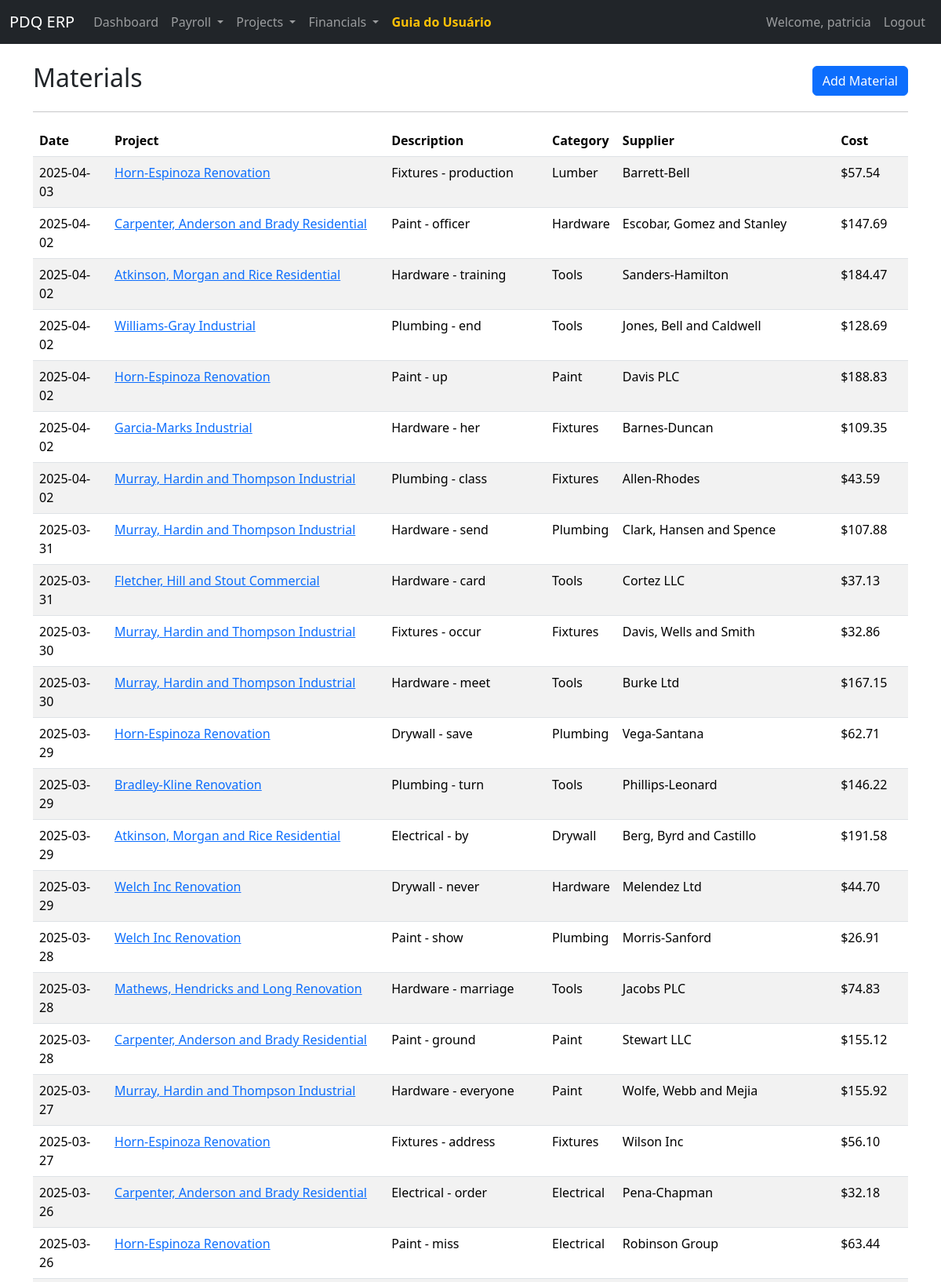
/materials (signed in, upper part), run on the app's committed database.
### models.py (models this page shows, shortened)
class Material(db.Model):
    id = db.Column(db.Integer, primary_key=True)
    project_id = db.Column(db.Integer, db.ForeignKey('project.id', ondelete='CASCADE'), nullable=False)
    description = db.Column(db.String(200), nullable=False)
    supplier = db.Column(db.String(100))
    cost = db.Column(db.Float, nullable=False)
    purchase_date = db.Column(db.Date)
    category = db.Column(db.String(50))
    project = db.relationship('Project', backref=db.backref('materials', cascade='all, delete-orphan'))
    __table_args__ = (
        db.Index('idx_material_project', 'project_id'),
        db.Index('idx_material_category', 'category'),
    )

class Project(db.Model):
    id = db.Column(db.Integer, primary_key=True)
    name = db.Column(db.String(150), nullable=False)
    project_id_str = db.Column(db.String(50), unique=True)
    client_name = db.Column(db.String(100))
    location = db.Column(db.String(200))
    start_date = db.Column(db.Date)
    end_date = db.Column(db.Date)
    contract_value = db.Column(db.Float)
    description = db.Column(db.Text)
    status = db.Column(db.Enum(ProjectStatus), default=ProjectStatus.PENDING, nullable=False)

### app.py (the view)
@app.route('/materials')
@login_required
def materials():
    all_materials = Material.query.join(Project).order_by(Material.purchase_date.desc()).all()
    return render_template('materials.html', materials=all_materials)

### app.py (called while the page is built)
def login_required(f):
    @wraps(f)
    def decorated_function(*args, **kwargs):
        if 'user_id' not in session:
            flash('Please log in to access this page.', 'danger')
            return redirect(url_for('login'))
        return f(*args, **kwargs)
    return decorated_function

### templates/materials.html (shortened to what this page needs)
{% extends "layout.html" %}
{% block content %}
<div class="d-flex justify-content-between align-items-center mb-3">
    <h2>Materials</h2>
    <a href="{{ url_for('add_material') }}" class="btn btn-primary">Add Material</a>
</div>
<hr>
{% if materials %}
<div class="table-responsive">
    <table class="table table-striped table-hover">
        <thead>
            <tr>
                <th>Date</th>
                <th>Project</th>
                <th>Description</th>
                <th>Category</th>
                <th>Supplier</th>
                <th>Cost</th>
            </tr>
        </thead>
        <tbody>
            {% for material in materials %}
            <tr>
                <td>{{ material.purchase_date.strftime('%Y-%m-%d') }}</td>
                <td><a href="{{ url_for('project_detail', id=material.project.id) }}">{{ material.project.name }}</a></td>
                <td>{{ material.description }}</td>
                <td>{{ material.category or 'Not specified' }}</td>
                <td>{{ material.supplier or 'Not specified' }}</td>
                <td>${{ "%.2f"|format(material.cost) }}</td>
            </tr>
            {% endfor %}
        </tbody>
    </table>
</div>
{% else %}
<div class="alert alert-info">
    No materials found. <a href="{{ url_for('add_material') }}" class="alert-link">Add your first material</a>.
</div>
{% endif %}
{% endblock %}

### data on the page
Material: purchase_date "2025-04-03", project.name "Horn-Espinoza Renovation", description "Fixtures - production", category "Lumber", supplier "Barrett-Bell", cost "57.54"
Material: purchase_date "2025-04-02", project.name "Carpenter, Anderson and Brady Residential", description "Paint - officer", category "Hardware", supplier "Escobar, Gomez and Stanley", cost "147.69"
Material: purchase_date "2025-04-02", project.name "Atkinson, Morgan and Rice Residential", description "Hardware - training", category "Tools", supplier "Sanders-Hamilton", cost "184.47"
Material: purchase_date "2025-04-02", project.name "Williams-Gray Industrial", description "Plumbing - end", category "Tools", supplier "Jones, Bell and Caldwell", cost "128.69"
Material: purchase_date "2025-04-02", project.name "Horn-Espinoza Renovation", description "Paint - up", category "Paint", supplier "Davis PLC", cost "188.83"
Material: purchase_date "2025-04-02", project.name "Garcia-Marks Industrial", description "Hardware - her", category "Fixtures", supplier "Barnes-Duncan", cost "109.35"
Material: purchase_date "2025-04-02", project.name "Murray, Hardin and Thompson Industrial", description "Plumbing - class", category "Fixtures", supplier "Allen-Rhodes", cost "43.59"
Material: purchase_date "2025-03-31", project.name "Murray, Hardin and Thompson Industrial", description "Hardware - send", category "Plumbing", supplier "Clark, Hansen and Spence", cost "107.88"
Material: purchase_date "2025-03-31", project.name "Fletcher, Hill and Stout Commercial", description "Hardware - card", category "Tools", supplier "Cortez LLC", cost "37.13"
Material: purchase_date "2025-03-30", project.name "Murray, Hardin and Thompson Industrial", description "Fixtures - occur", category "Fixtures", supplier "Davis, Wells and Smith", cost "32.86"
Material: purchase_date "2025-03-30", project.name "Murray, Hardin and Thompson Industrial", description "Hardware - meet", category "Tools", supplier "Burke Ltd", cost "167.15"
Material: purchase_date "2025-03-29", project.name "Horn-Espinoza Renovation", description "Drywall - save", category "Plumbing", supplier "Vega-Santana", cost "62.71"
Material: purchase_date "2025-03-29", project.name "Bradley-Kline Renovation", description "Plumbing - turn", category "Tools", supplier "Phillips-Leonard", cost "146.22"
Material: purchase_date "2025-03-29", project.name "Atkinson, Morgan and Rice Residential", description "Electrical - by", category "Drywall", supplier "Berg, Byrd and Castillo", cost "191.58"
Material: purchase_date "2025-03-29", project.name "Welch Inc Renovation", description "Drywall - never", category "Hardware", supplier "Melendez Ltd", cost "44.70"
Material: purchase_date "2025-03-28", project.name "Welch Inc Renovation", description "Paint - show", category "Plumbing", supplier "Morris-Sanford", cost "26.91"
Material: purchase_date "2025-03-28", project.name "Mathews, Hendricks and Long Renovation", description "Hardware - marriage", category "Tools", supplier "Jacobs PLC", cost "74.83"
Material: purchase_date "2025-03-28", project.name "Carpenter, Anderson and Brady Residential", description "Paint - ground", category "Paint", supplier "Stewart LLC", cost "155.12"
Material: purchase_date "2025-03-27", project.name "Murray, Hardin and Thompson Industrial", description "Hardware - everyone", category "Paint", supplier "Wolfe, Webb and Mejia", cost "155.92"
Material: purchase_date "2025-03-27", project.name "Horn-Espinoza Renovation", description "Fixtures - address", category "Fixtures", supplier "Wilson Inc", cost "56.10"
Material: purchase_date "2025-03-26", project.name "Carpenter, Anderson and Brady Residential", description "Electrical - order", category "Electrical", supplier "Pena-Chapman", cost "32.18"
Material: purchase_date "2025-03-26", project.name "Horn-Espinoza Renovation", description "Paint - miss", category "Electrical", supplier "Robinson Group", cost "63.44"

### other printed values
{{ session.get('username') }} "patricia"
